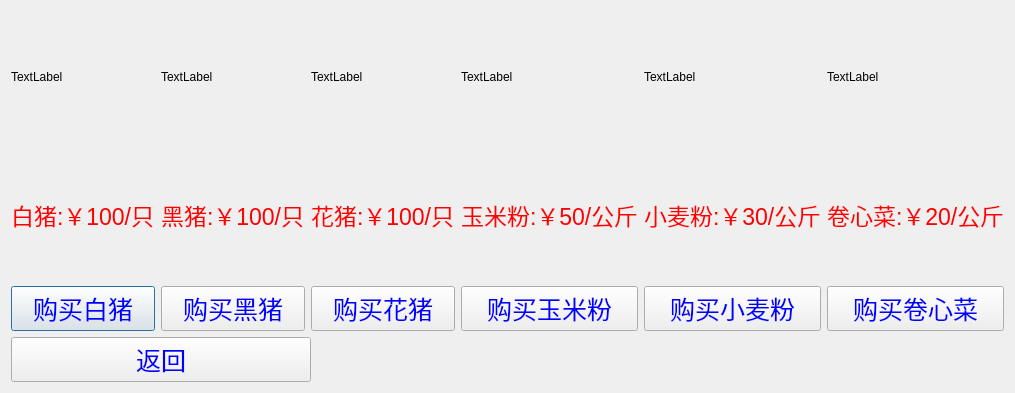
<?xml version="1.0" encoding="UTF-8"?>
<ui version="4.0">
 <class>shop</class>
 <widget class="QDialog" name="shop">
  <property name="geometry">
   <rect>
    <x>0</x>
    <y>0</y>
    <width>963</width>
    <height>393</height>
   </rect>
  </property>
  <property name="windowTitle">
   <string>商店</string>
  </property>
  <property name="styleSheet">
   <string notr="true">#shop{border-image: url(:/pig/pigfarm.jpg);}</string>
  </property>
  <layout class="QGridLayout" name="gridLayout">
   <item row="0" column="0">
    <layout class="QVBoxLayout" name="verticalLayout_3">
     <item>
      <layout class="QHBoxLayout" name="horizontalLayout_7">
       <item>
        <layout class="QVBoxLayout" name="verticalLayout_2">
         <item>
          <layout class="QHBoxLayout" name="horizontalLayout_3">
           <item>
            <widget class="QLabel" name="lblWhitPig">
             <property name="text">
              <string>TextLabel</string>
             </property>
            </widget>
           </item>
           <item>
            <widget class="QLabel" name="lblBlackPig">
             <property name="text">
              <string>TextLabel</string>
             </property>
            </widget>
           </item>
           <item>
            <widget class="QLabel" name="lblHuaZhu">
             <property name="text">
              <string>TextLabel</string>
             </property>
            </widget>
           </item>
          </layout>
         </item>
         <item>
          <layout class="QHBoxLayout" name="horizontalLayout_2">
           <item>
            <widget class="QLabel" name="labelWhiteIntroduction">
             <property name="styleSheet">
              <string notr="true">QLabel
{
color:red;
font: 11pt &quot;方正舒体&quot;;
font-size:23px
}</string>
             </property>
             <property name="text">
              <string>白猪:￥100/只</string>
             </property>
            </widget>
           </item>
           <item>
            <widget class="QLabel" name="labelBlackIntroduction">
             <property name="styleSheet">
              <string notr="true">QLabel
{
color:red;
font: 11pt &quot;方正舒体&quot;;
font-size:23px
}</string>
             </property>
             <property name="text">
              <string>黑猪:￥100/只</string>
             </property>
            </widget>
           </item>
           <item>
            <widget class="QLabel" name="labelHuaZhuIntroduction">
             <property name="styleSheet">
              <string notr="true">QLabel
{
color:red;
font: 11pt &quot;方正舒体&quot;;
font-size:23px
}</string>
             </property>
             <property name="text">
              <string>花猪:￥100/只</string>
             </property>
            </widget>
           </item>
          </layout>
         </item>
         <item>
          <layout class="QHBoxLayout" name="horizontalLayout">
           <item>
            <widget class="QPushButton" name="btnWhiteBuy">
             <property name="styleSheet">
              <string notr="true">QPushButton
{
color:blue;
font: 11pt &quot;方正舒体&quot;;
font-size:25px
}
QPushButton:hover {
    background-color: #008cba;
    color: white;
}</string>
             </property>
             <property name="text">
              <string>购买白猪</string>
             </property>
            </widget>
           </item>
           <item>
            <widget class="QPushButton" name="btnBlackBuy">
             <property name="styleSheet">
              <string notr="true">QPushButton
{
color:blue;
font: 11pt &quot;方正舒体&quot;;
font-size:25px
}
QPushButton:hover {
    background-color: #008cba;
    color: white;
}</string>
             </property>
             <property name="text">
              <string>购买黑猪</string>
             </property>
            </widget>
           </item>
           <item>
            <widget class="QPushButton" name="btnHuaBuy">
             <property name="styleSheet">
              <string notr="true">QPushButton
{
color:blue;
font: 11pt &quot;方正舒体&quot;;
font-size:25px
}
QPushButton:hover {
    background-color: #008cba;
    color: white;
}</string>
             </property>
             <property name="text">
              <string>购买花猪</string>
             </property>
            </widget>
           </item>
          </layout>
         </item>
        </layout>
       </item>
       <item>
        <layout class="QVBoxLayout" name="verticalLayout">
         <item>
          <layout class="QHBoxLayout" name="horizontalLayout_6">
           <item>
            <widget class="QLabel" name="label">
             <property name="text">
              <string>TextLabel</string>
             </property>
            </widget>
           </item>
           <item>
            <widget class="QLabel" name="label_2">
             <property name="text">
              <string>TextLabel</string>
             </property>
            </widget>
           </item>
           <item>
            <widget class="QLabel" name="label_3">
             <property name="text">
              <string>TextLabel</string>
             </property>
            </widget>
           </item>
          </layout>
         </item>
         <item>
          <layout class="QHBoxLayout" name="horizontalLayout_5">
           <item>
            <widget class="QLabel" name="lblCorn">
             <property name="styleSheet">
              <string notr="true">QLabel
{
color:red;
font: 11pt &quot;方正舒体&quot;;
font-size:23px
}</string>
             </property>
             <property name="text">
              <string>玉米粉:￥50/公斤</string>
             </property>
            </widget>
           </item>
           <item>
            <widget class="QLabel" name="lblWheat">
             <property name="styleSheet">
              <string notr="true">QLabel
{
color:red;
font: 11pt &quot;方正舒体&quot;;
font-size:23px
}</string>
             </property>
             <property name="text">
              <string>小麦粉:￥30/公斤</string>
             </property>
            </widget>
           </item>
           <item>
            <widget class="QLabel" name="lblCabbage">
             <property name="styleSheet">
              <string notr="true">QLabel
{
color:red;
font: 11pt &quot;方正舒体&quot;;
font-size:23px
}</string>
             </property>
             <property name="text">
              <string>卷心菜:￥20/公斤</string>
             </property>
            </widget>
           </item>
          </layout>
         </item>
         <item>
          <layout class="QHBoxLayout" name="horizontalLayout_4">
           <item>
            <widget class="QPushButton" name="btnCorn">
             <property name="styleSheet">
              <string notr="true">QPushButton
{
color:blue;
font: 11pt &quot;方正舒体&quot;;
font-size:25px
}
QPushButton:hover {
    background-color: #008cba;
    color: white;
}</string>
             </property>
             <property name="text">
              <string>购买玉米粉</string>
             </property>
            </widget>
           </item>
           <item>
            <widget class="QPushButton" name="btnWheat">
             <property name="styleSheet">
              <string notr="true">QPushButton
{
color:blue;
font: 11pt &quot;方正舒体&quot;;
font-size:25px
}
QPushButton:hover {
    background-color: #008cba;
    color: white;
}</string>
             </property>
             <property name="text">
              <string>购买小麦粉</string>
             </property>
            </widget>
           </item>
           <item>
            <widget class="QPushButton" name="btnCabbage">
             <property name="styleSheet">
              <string notr="true">QPushButton
{
color:blue;
font: 11pt &quot;方正舒体&quot;;
font-size:25px
}
QPushButton:hover {
    background-color: #008cba;
    color: white;
}</string>
             </property>
             <property name="text">
              <string>购买卷心菜</string>
             </property>
            </widget>
           </item>
          </layout>
         </item>
        </layout>
       </item>
      </layout>
     </item>
     <item>
      <widget class="QPushButton" name="btnExit">
       <property name="maximumSize">
        <size>
         <width>300</width>
         <height>16777215</height>
        </size>
       </property>
       <property name="styleSheet">
        <string notr="true">QPushButton
{
color:blue;
font: 11pt &quot;方正舒体&quot;;
font-size:25px
}
QPushButton:hover {
    background-color: #008cba;
    color: white;
}</string>
       </property>
       <property name="text">
        <string>返回</string>
       </property>
      </widget>
     </item>
    </layout>
   </item>
  </layout>
 </widget>
 <resources/>
 <connections/>
</ui>
